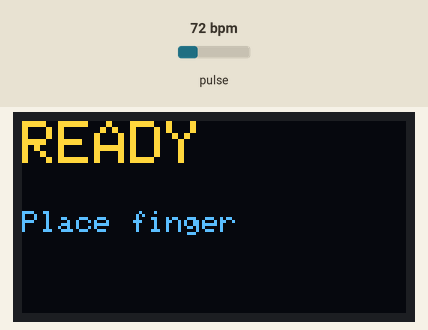
This sketch was run on a simulated ESP32. Parts: 128×64 one-colour display. Inputs (shaded band) come from the test bench; at power-on: pulse 72 bpm. The OLED is the two-colour kind (top 16 rows yellow); what the sketch prints to the serial monitor is not drawn.

Above: at 1.1 s.
At 3.74 s:
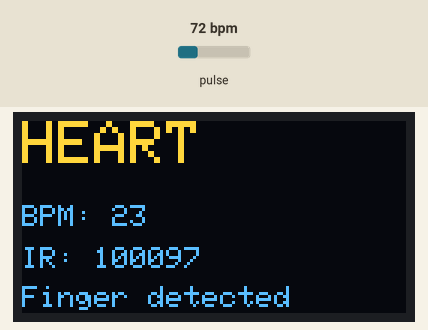
3.8 s: pulse set to 42 bpm
At 3.92 s:
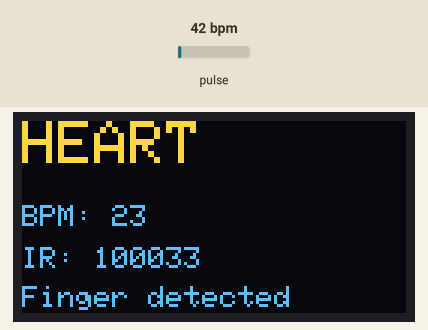
5.5 s: pulse set to 70 bpm
At 5.55 s:
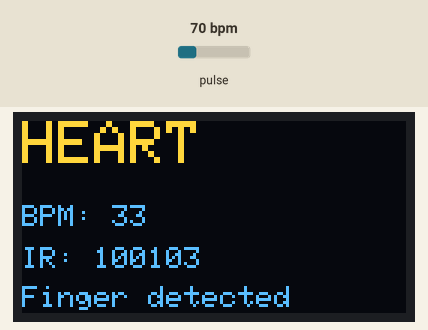
7.0 s: pulse set to 100 bpm
At 7.1 s:
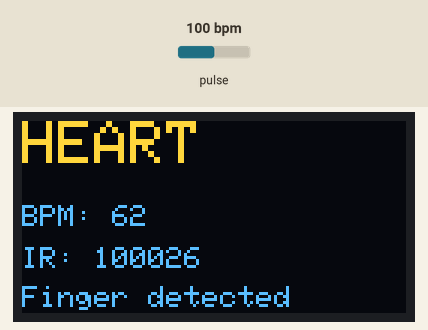

Measured:
- what the display in image 0 shows lasts 1.5 s, from 1.1 s to 2.6 s

The sketch:

02_max30102.ino
```cpp
#include <Wire.h>
#include <Adafruit_GFX.h>
#include <Adafruit_SSD1306.h>
#include "MAX30105.h"
#include "heartRate.h"

// =========================
// OLED
// =========================

#define SCREEN_WIDTH 128
#define SCREEN_HEIGHT 64

#define OLED_SDA 8
#define OLED_SCL 9
#define OLED_ADDR 0x3C

Adafruit_SSD1306 display(
  SCREEN_WIDTH,
  SCREEN_HEIGHT,
  &Wire,
  -1
);

// =========================
// MAX30102
// =========================

MAX30105 particleSensor;

#define FINGER_THRESHOLD 50000

// Heart rate
const byte RATE_SIZE = 4;

byte rates[RATE_SIZE];
byte rateSpot = 0;

long lastBeat = 0;

float beatsPerMinute;
int beatAvg;

// =========================
// SETUP
// =========================

void setup() {

  Serial.begin(115200);
  delay(1000);

  Serial.println();
  Serial.println("============================");
  Serial.println("MAX30102 + OLED TEST");
  Serial.println("============================");

  // =========================
  // I2C
  // =========================

  Wire.begin(OLED_SDA, OLED_SCL);

  // =========================
  // OLED
  // =========================

  if (!display.begin(
        SSD1306_SWITCHCAPVCC,
        OLED_ADDR
      )) {

    Serial.println("OLED ERROR!");

    while (1);
  }

  Serial.println("OLED OK!");

  display.clearDisplay();

  display.setTextColor(SSD1306_WHITE);

  display.setTextSize(2);
  display.setCursor(0, 0);
  display.println("MAX30102");

  display.setTextSize(1);
  display.setCursor(0, 30);
  display.println("Initializing...");

  display.display();

  // =========================
  // MAX30102
  // =========================

  if (!particleSensor.begin(
        Wire,
        I2C_SPEED_FAST
      )) {

    Serial.println("MAX30102 NOT FOUND!");

    display.clearDisplay();

    display.setTextSize(1);
    display.setCursor(0, 0);
    display.println("MAX30102 ERROR!");
    display.println();
    display.println("Sensor not found");

    display.display();

    while (1);
  }

  Serial.println("MAX30102 OK!");

  // =========================
  // SENSOR CONFIG
  // =========================

  particleSensor.setup();

  particleSensor.setPulseAmplitudeRed(0x1F);

  particleSensor.setPulseAmplitudeIR(0x1F);

  particleSensor.setPulseAmplitudeGreen(0);

  // =========================
  // READY
  // =========================

  display.clearDisplay();

  display.setTextColor(SSD1306_WHITE);

  display.setTextSize(2);
  display.setCursor(0, 0);
  display.println("READY");

  display.setTextSize(1);
  display.setCursor(0, 30);
  display.println("Place finger");

  display.display();

  delay(1500);
}

// =========================
// LOOP
// =========================

void loop() {

  long irValue =
    particleSensor.getIR();

  // =========================
  // NO FINGER
  // =========================

  if (irValue < FINGER_THRESHOLD) {

    Serial.print("IR: ");
    Serial.print(irValue);

    Serial.println(" | No finger");

    display.clearDisplay();

    display.setTextColor(SSD1306_WHITE);

    display.setTextSize(2);
    display.setCursor(0, 0);
    display.println("MAX30102");

    display.setTextSize(1);

    display.setCursor(0, 28);
    display.println("Place finger");

    display.setCursor(0, 43);
    display.print("IR: ");
    display.println(irValue);

    display.display();

    delay(100);

    return;
  }

  // =========================
  // HEART BEAT DETECTION
  // =========================

  if (checkForBeat(irValue)) {

    long delta =
      millis() - lastBeat;

    lastBeat = millis();

    beatsPerMinute =
      60.0 / (delta / 1000.0);

    if (
      beatsPerMinute > 20 &&
      beatsPerMinute < 255
    ) {

      rates[rateSpot++] =
        (byte)beatsPerMinute;

      rateSpot %= RATE_SIZE;

      beatAvg = 0;

      for (
        byte x = 0;
        x < RATE_SIZE;
        x++
      ) {

        beatAvg += rates[x];
      }

      beatAvg /= RATE_SIZE;
    }
  }

  // =========================
  // SERIAL
  // =========================

  Serial.print("IR: ");
  Serial.print(irValue);

  Serial.print(" | BPM: ");
  Serial.print(beatsPerMinute);

  Serial.print(" | AVG BPM: ");
  Serial.println(beatAvg);

  // =========================
  // OLED
  // =========================

  display.clearDisplay();

  display.setTextColor(SSD1306_WHITE);

  display.setTextSize(2);
  display.setCursor(0, 0);
  display.println("HEART");

  display.setTextSize(1);

  display.setCursor(0, 28);
  display.print("BPM: ");

  if (beatAvg > 0) {
    display.println(beatAvg);
  } else {
    display.println("--");
  }

  display.setCursor(0, 42);
  display.print("IR: ");
  display.println(irValue);

  display.setCursor(0, 55);

  if (irValue >= FINGER_THRESHOLD) {
    display.print("Finger detected");
  }

  display.display();

  delay(50);
}
```
